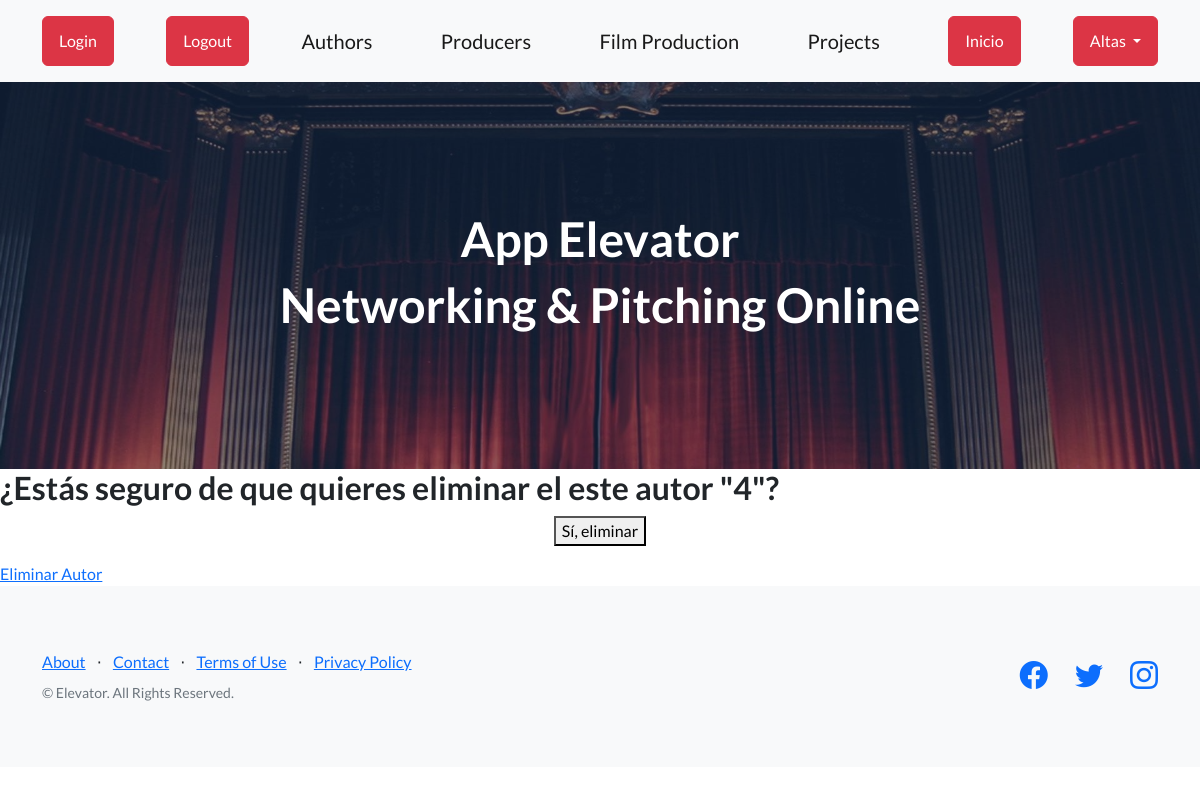
The page /App-Elevator/eliminar-autor/Robert/ on the database as committed earlier.
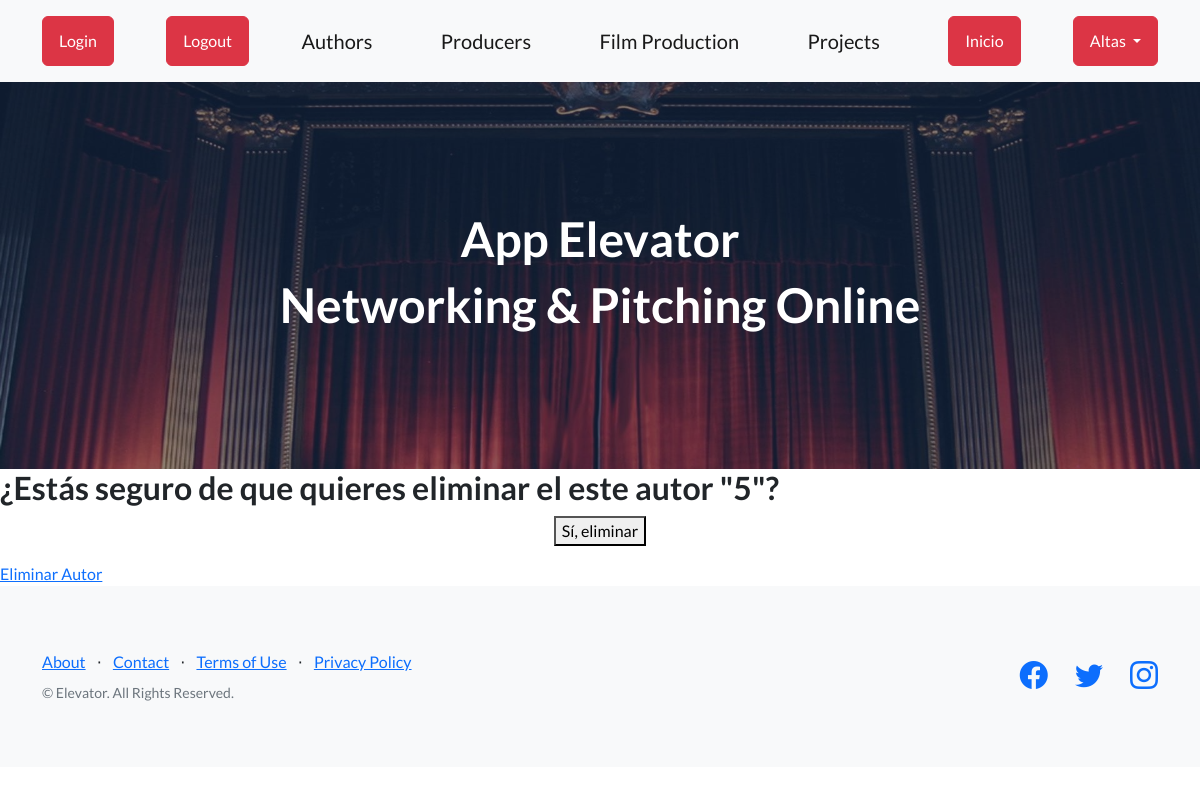
The same page on the database as committed later.
### AppElevator/models.py (models this page shows, shortened)
class Autor(models.Model):
    nombre = models.CharField(max_length=30)
    apellido = models.CharField(max_length=50)
    edad = models.IntegerField(validators=[MinValueValidator(0), MaxValueValidator(100)])
    email = models.EmailField(max_length=254)
    pais = models.CharField(max_length=50)

### AppElevator/views.py (the view)
# urls.py: path('eliminar-autor/<nombre>/', eliminar_autor, name='eliminarAutor'),
def eliminar_autor(request, nombre):
    autor = get_object_or_404( Autor, nombre=nombre)
    if request.method == 'POST':
        autor.delete()
        return redirect('AppElevator:lista_autor')
    return render(request, 'confirmar_eliminacion_autor.html', {'autor': autor})

### AppElevator/templates/confirmar_eliminacion_autor.html (shortened to what this page needs)
{% extends 'page1.html' %}
{% block contenidoQueCambia %}
  <h2>¿Estás seguro de que quieres eliminar el este autor "{{ autor.id }}"?</h2>
  <form method="POST">
    <button type="submit">Sí, eliminar</button>
  </form>
    <a href="{% url 'AppElevator:eliminarAutor' autor.id %}">Eliminar Autor</a>
{% endblock contenidoQueCambia %}

Rows that differ between the two databases and show on the page:
removed Autor: id "4"
added Autor: id "5"
